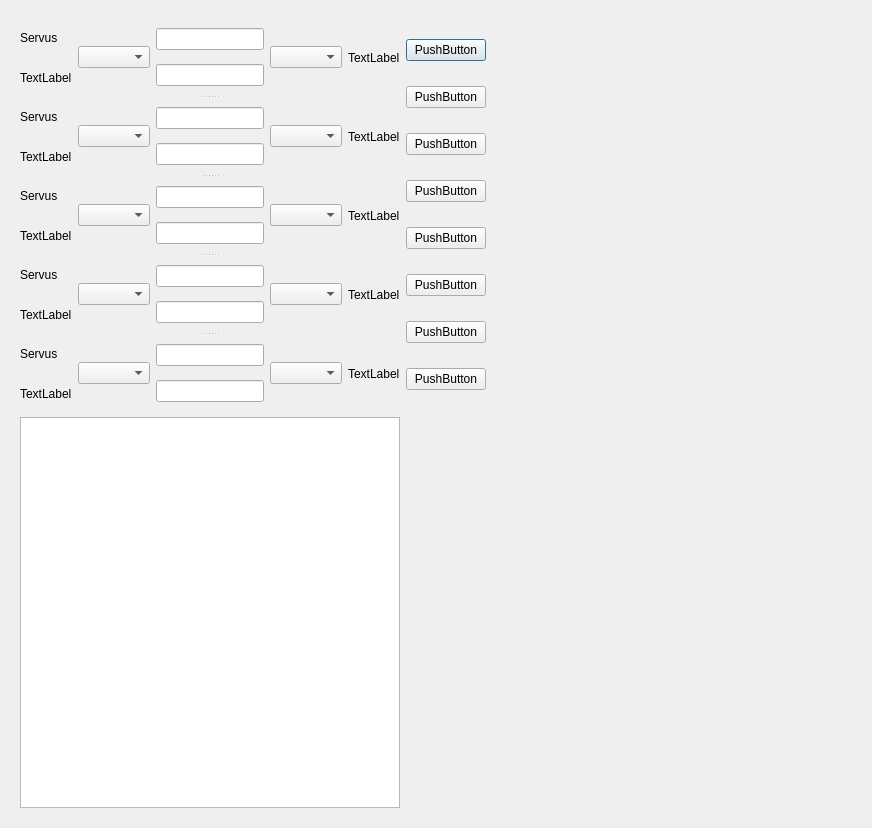
<?xml version="1.0" encoding="UTF-8"?>
<ui version="4.0">
 <class>Dialog</class>
 <widget class="QDialog" name="Dialog">
  <property name="windowModality">
   <enum>Qt::NonModal</enum>
  </property>
  <property name="geometry">
   <rect>
    <x>0</x>
    <y>0</y>
    <width>872</width>
    <height>828</height>
   </rect>
  </property>
  <property name="mouseTracking">
   <bool>false</bool>
  </property>
  <property name="focusPolicy">
   <enum>Qt::StrongFocus</enum>
  </property>
  <property name="contextMenuPolicy">
   <enum>Qt::ActionsContextMenu</enum>
  </property>
  <property name="acceptDrops">
   <bool>false</bool>
  </property>
  <property name="windowTitle">
   <string>Dialog</string>
  </property>
  <property name="toolTipDuration">
   <number>1</number>
  </property>
  <property name="autoFillBackground">
   <bool>false</bool>
  </property>
  <property name="sizeGripEnabled">
   <bool>false</bool>
  </property>
  <layout class="QFormLayout" name="formLayout">
   <item row="0" column="0">
    <widget class="QWidget" name="widget" native="true">
     <layout class="QGridLayout" name="gridLayout">
      <item row="0" column="0">
       <widget class="QSplitter" name="splitter">
        <property name="orientation">
         <enum>Qt::Vertical</enum>
        </property>
        <widget class="QWidget" name="horizontalLayoutWidget">
         <layout class="QHBoxLayout" name="horizontalLayout">
          <property name="sizeConstraint">
           <enum>QLayout::SetDefaultConstraint</enum>
          </property>
          <item>
           <layout class="QVBoxLayout" name="verticalLayout_2">
            <item>
             <widget class="QLabel" name="Textanzeige_Einganslied">
              <property name="enabled">
               <bool>true</bool>
              </property>
              <property name="toolTip">
               <string>&lt;html&gt;&lt;head/&gt;&lt;body&gt;&lt;p&gt;Das ist der Label für den Start&lt;/p&gt;&lt;/body&gt;&lt;/html&gt;</string>
              </property>
              <property name="text">
               <string>Servus</string>
              </property>
             </widget>
            </item>
            <item>
             <widget class="QLabel" name="label_2">
              <property name="text">
               <string>TextLabel</string>
              </property>
             </widget>
            </item>
           </layout>
          </item>
          <item>
           <widget class="QComboBox" name="comboBox"/>
          </item>
          <item>
           <layout class="QVBoxLayout" name="verticalLayout_3">
            <item>
             <widget class="QLineEdit" name="lineEdit_2"/>
            </item>
            <item>
             <widget class="QLineEdit" name="lineEdit"/>
            </item>
           </layout>
          </item>
          <item>
           <widget class="QComboBox" name="comboBox_2"/>
          </item>
          <item>
           <widget class="QLabel" name="label_3">
            <property name="text">
             <string>TextLabel</string>
            </property>
           </widget>
          </item>
         </layout>
        </widget>
        <widget class="QWidget" name="horizontalLayoutWidget_2">
         <layout class="QHBoxLayout" name="horizontalLayout_2">
          <property name="sizeConstraint">
           <enum>QLayout::SetDefaultConstraint</enum>
          </property>
          <item>
           <layout class="QVBoxLayout" name="verticalLayout_4">
            <item>
             <widget class="QLabel" name="Textanzeige_Einganslied_2">
              <property name="enabled">
               <bool>true</bool>
              </property>
              <property name="toolTip">
               <string>&lt;html&gt;&lt;head/&gt;&lt;body&gt;&lt;p&gt;Das ist der Label für den Start&lt;/p&gt;&lt;/body&gt;&lt;/html&gt;</string>
              </property>
              <property name="text">
               <string>Servus</string>
              </property>
             </widget>
            </item>
            <item>
             <widget class="QLabel" name="label_4">
              <property name="text">
               <string>TextLabel</string>
              </property>
             </widget>
            </item>
           </layout>
          </item>
          <item>
           <widget class="QComboBox" name="comboBox_3"/>
          </item>
          <item>
           <layout class="QVBoxLayout" name="verticalLayout_5">
            <item>
             <widget class="QLineEdit" name="lineEdit_3"/>
            </item>
            <item>
             <widget class="QLineEdit" name="lineEdit_4"/>
            </item>
           </layout>
          </item>
          <item>
           <widget class="QComboBox" name="comboBox_4"/>
          </item>
          <item>
           <widget class="QLabel" name="label_5">
            <property name="text">
             <string>TextLabel</string>
            </property>
           </widget>
          </item>
         </layout>
        </widget>
        <widget class="QWidget" name="horizontalLayoutWidget_3">
         <layout class="QHBoxLayout" name="horizontalLayout_3">
          <property name="sizeConstraint">
           <enum>QLayout::SetDefaultConstraint</enum>
          </property>
          <item>
           <layout class="QVBoxLayout" name="verticalLayout_6">
            <item>
             <widget class="QLabel" name="Textanzeige_Einganslied_3">
              <property name="enabled">
               <bool>true</bool>
              </property>
              <property name="toolTip">
               <string>&lt;html&gt;&lt;head/&gt;&lt;body&gt;&lt;p&gt;Das ist der Label für den Start&lt;/p&gt;&lt;/body&gt;&lt;/html&gt;</string>
              </property>
              <property name="text">
               <string>Servus</string>
              </property>
             </widget>
            </item>
            <item>
             <widget class="QLabel" name="label_6">
              <property name="text">
               <string>TextLabel</string>
              </property>
             </widget>
            </item>
           </layout>
          </item>
          <item>
           <widget class="QComboBox" name="comboBox_5"/>
          </item>
          <item>
           <layout class="QVBoxLayout" name="verticalLayout_7">
            <item>
             <widget class="QLineEdit" name="lineEdit_5"/>
            </item>
            <item>
             <widget class="QLineEdit" name="lineEdit_6"/>
            </item>
           </layout>
          </item>
          <item>
           <widget class="QComboBox" name="comboBox_6"/>
          </item>
          <item>
           <widget class="QLabel" name="label_7">
            <property name="text">
             <string>TextLabel</string>
            </property>
           </widget>
          </item>
         </layout>
        </widget>
        <widget class="QWidget" name="horizontalLayoutWidget_5">
         <layout class="QHBoxLayout" name="horizontalLayout_5">
          <property name="sizeConstraint">
           <enum>QLayout::SetDefaultConstraint</enum>
          </property>
          <item>
           <layout class="QVBoxLayout" name="verticalLayout_10">
            <item>
             <widget class="QLabel" name="Textanzeige_Einganslied_5">
              <property name="enabled">
               <bool>true</bool>
              </property>
              <property name="toolTip">
               <string>&lt;html&gt;&lt;head/&gt;&lt;body&gt;&lt;p&gt;Das ist der Label für den Start&lt;/p&gt;&lt;/body&gt;&lt;/html&gt;</string>
              </property>
              <property name="text">
               <string>Servus</string>
              </property>
             </widget>
            </item>
            <item>
             <widget class="QLabel" name="label_10">
              <property name="text">
               <string>TextLabel</string>
              </property>
             </widget>
            </item>
           </layout>
          </item>
          <item>
           <widget class="QComboBox" name="comboBox_9"/>
          </item>
          <item>
           <layout class="QVBoxLayout" name="verticalLayout_11">
            <item>
             <widget class="QLineEdit" name="lineEdit_9"/>
            </item>
            <item>
             <widget class="QLineEdit" name="lineEdit_10"/>
            </item>
           </layout>
          </item>
          <item>
           <widget class="QComboBox" name="comboBox_10"/>
          </item>
          <item>
           <widget class="QLabel" name="label_11">
            <property name="text">
             <string>TextLabel</string>
            </property>
           </widget>
          </item>
         </layout>
        </widget>
        <widget class="QWidget" name="horizontalLayoutWidget_4">
         <layout class="QHBoxLayout" name="horizontalLayout_4">
          <property name="sizeConstraint">
           <enum>QLayout::SetDefaultConstraint</enum>
          </property>
          <item>
           <layout class="QVBoxLayout" name="verticalLayout_8">
            <item>
             <widget class="QLabel" name="Textanzeige_Einganslied_4">
              <property name="enabled">
               <bool>true</bool>
              </property>
              <property name="toolTip">
               <string>&lt;html&gt;&lt;head/&gt;&lt;body&gt;&lt;p&gt;Das ist der Label für den Start&lt;/p&gt;&lt;/body&gt;&lt;/html&gt;</string>
              </property>
              <property name="text">
               <string>Servus</string>
              </property>
             </widget>
            </item>
            <item>
             <widget class="QLabel" name="label_8">
              <property name="text">
               <string>TextLabel</string>
              </property>
             </widget>
            </item>
           </layout>
          </item>
          <item>
           <widget class="QComboBox" name="comboBox_7"/>
          </item>
          <item>
           <layout class="QVBoxLayout" name="verticalLayout_9">
            <item>
             <widget class="QLineEdit" name="lineEdit_7"/>
            </item>
            <item>
             <widget class="QLineEdit" name="lineEdit_8"/>
            </item>
           </layout>
          </item>
          <item>
           <widget class="QComboBox" name="comboBox_8"/>
          </item>
          <item>
           <widget class="QLabel" name="label_9">
            <property name="text">
             <string>TextLabel</string>
            </property>
           </widget>
          </item>
         </layout>
        </widget>
       </widget>
      </item>
      <item row="0" column="1">
       <layout class="QVBoxLayout" name="verticalLayout">
        <item>
         <widget class="QPushButton" name="pushButton">
          <property name="text">
           <string>PushButton</string>
          </property>
         </widget>
        </item>
        <item>
         <widget class="QPushButton" name="pushButton_3">
          <property name="text">
           <string>PushButton</string>
          </property>
         </widget>
        </item>
        <item>
         <widget class="QPushButton" name="pushButton_4">
          <property name="text">
           <string>PushButton</string>
          </property>
         </widget>
        </item>
        <item>
         <widget class="QPushButton" name="pushButton_5">
          <property name="text">
           <string>PushButton</string>
          </property>
         </widget>
        </item>
        <item>
         <widget class="QPushButton" name="pushButton_6">
          <property name="text">
           <string>PushButton</string>
          </property>
         </widget>
        </item>
        <item>
         <widget class="QPushButton" name="pushButton_7">
          <property name="text">
           <string>PushButton</string>
          </property>
         </widget>
        </item>
        <item>
         <widget class="QPushButton" name="pushButton_8">
          <property name="text">
           <string>PushButton</string>
          </property>
         </widget>
        </item>
        <item>
         <widget class="QPushButton" name="pushButton_2">
          <property name="text">
           <string>PushButton</string>
          </property>
         </widget>
        </item>
       </layout>
      </item>
      <item row="1" column="0">
       <widget class="QColumnView" name="GZHKMHGJFC"/>
      </item>
     </layout>
    </widget>
   </item>
  </layout>
 </widget>
 <tabstops>
  <tabstop>lineEdit</tabstop>
  <tabstop>comboBox</tabstop>
  <tabstop>lineEdit_2</tabstop>
  <tabstop>comboBox_2</tabstop>
 </tabstops>
 <resources/>
 <connections/>
</ui>
